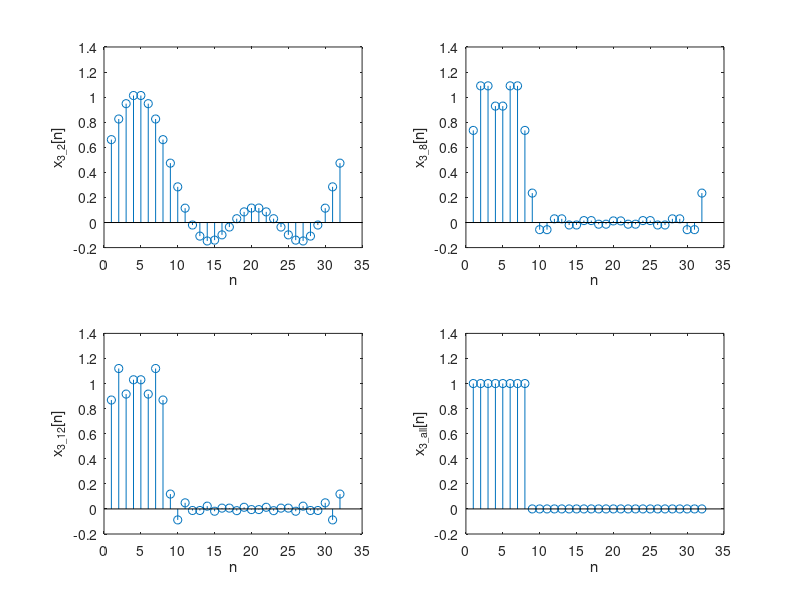

The MATLAB source for this figure:
x3=[ones(1,8) zeros(1,24)];
nx3=[0:length(x3)-1];
N=63;
for n=0:N
    r=mod(n,32);
    x3_(n+1)=x3(r+1);
end
c = (1/32)*fft(x3);
n = 0:31;

x32 = 0;x38 = 0;x312 = 0;x3all = 0;

for t=1:3
    x32 = x32 + c(t)*exp(1j*(t-1)*(2*pi/32)*n);
end
for t=2:3
    x32 = x32 + conj(c(t))*exp(1j*(1-t)*(2*pi/32)*n);
end   
    
for t=1:9
    x38 = x38 + c(t)*exp(1j*(t-1)*(2*pi/32)*n);
end
for t=2:9
    x38 = x38 + conj(c(t))*exp(1j*(1-t)*(2*pi/32)*n);
end   

for t=1:13
    x312 = x312 + c(t)*exp(1j*(t-1)*(2*pi/32)*n);
end
for t=2:13
    x312 = x312 + conj(c(t))*exp(1j*(1-t)*(2*pi/32)*n);
end   

for t=1:17
    x3all = x3all + c(t)*exp(1j*(t-1)*(2*pi/32)*n);
end
for t=2:16
    x3all = x3all + conj(c(t))*exp(1j*(1-t)*(2*pi/32)*n);
end   

figure
subplot(2,2,1);stem(x32);ylabel('x_{3\_2}[n]');xlabel('n')
subplot(2,2,2);stem(x38);ylabel('x_{3\_8}[n]');xlabel('n')
subplot(2,2,3);stem(x312);ylabel('x_{3\_{12}}[n]');xlabel('n')
subplot(2,2,4);stem(real(x3all));ylabel('x_{3\_all}[n]');xlabel('n')

